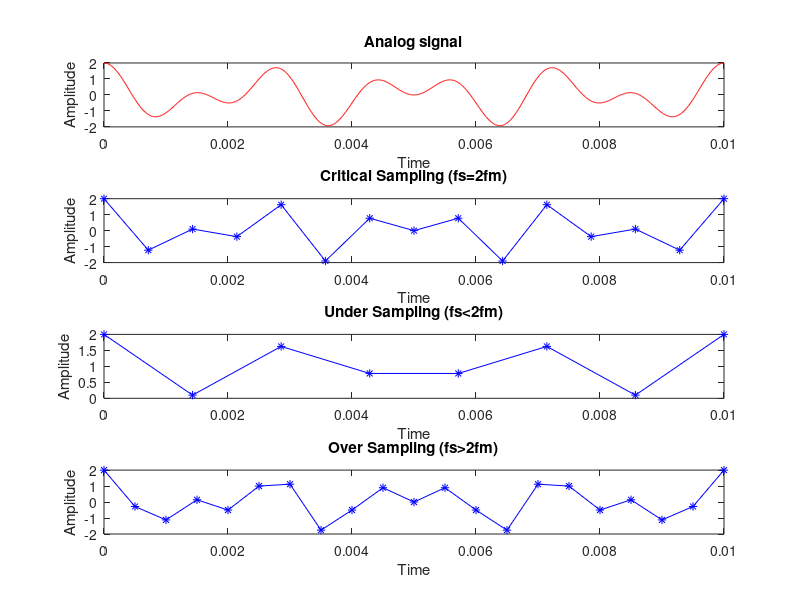

Here is the MATLAB script that generated this plot:
tfinal=0.01;
t=0:0.00001:tfinal;
xanalog=cos(2*pi*400*t)+cos(2*pi*700*t);
subplot(4,1,1);
plot(t,xanalog,'r-');
xlabel('Time');
ylabel('Amplitude');
title('Analog signal');
%critical sampling  fs=2fm(fm=700)
fs=1400;
tsamp=0:1/fs:tfinal;
xsampled=cos(2*pi*400*tsamp)+cos(2*pi*700*tsamp);
subplot(4,1,2);
plot(tsamp,xsampled,'b*-');
%stairs(tsamp,xsampled,'b*-');
xlabel('Time');
ylabel('Amplitude');
title('Critical Sampling (fs=2fm)');
%Under Sampling(fs<2fm)
fs=700;
tsamp=0:1/fs:tfinal;
xsampled=cos(2*pi*400*tsamp)+cos(2*pi*700*tsamp);
subplot(4,1,3);
plot(tsamp,xsampled,'b*-');

%stairs(tsamp,xsampled,'b*-');

xlabel('Time');
ylabel('Amplitude');
title('Under Sampling (fs<2fm)');
 
%over Sampling(fs>2fm)
fs=2000;
tsamp=0:1/fs:tfinal;
xsampled=cos(2*pi*400*tsamp)+cos(2*pi*700*tsamp);
subplot(4,1,4);
plot(tsamp,xsampled,'b*-');
%stairs(tsamp,xsampled,'b*-');
xlabel('Time');
ylabel('Amplitude');
title('Over Sampling (fs>2fm)');
